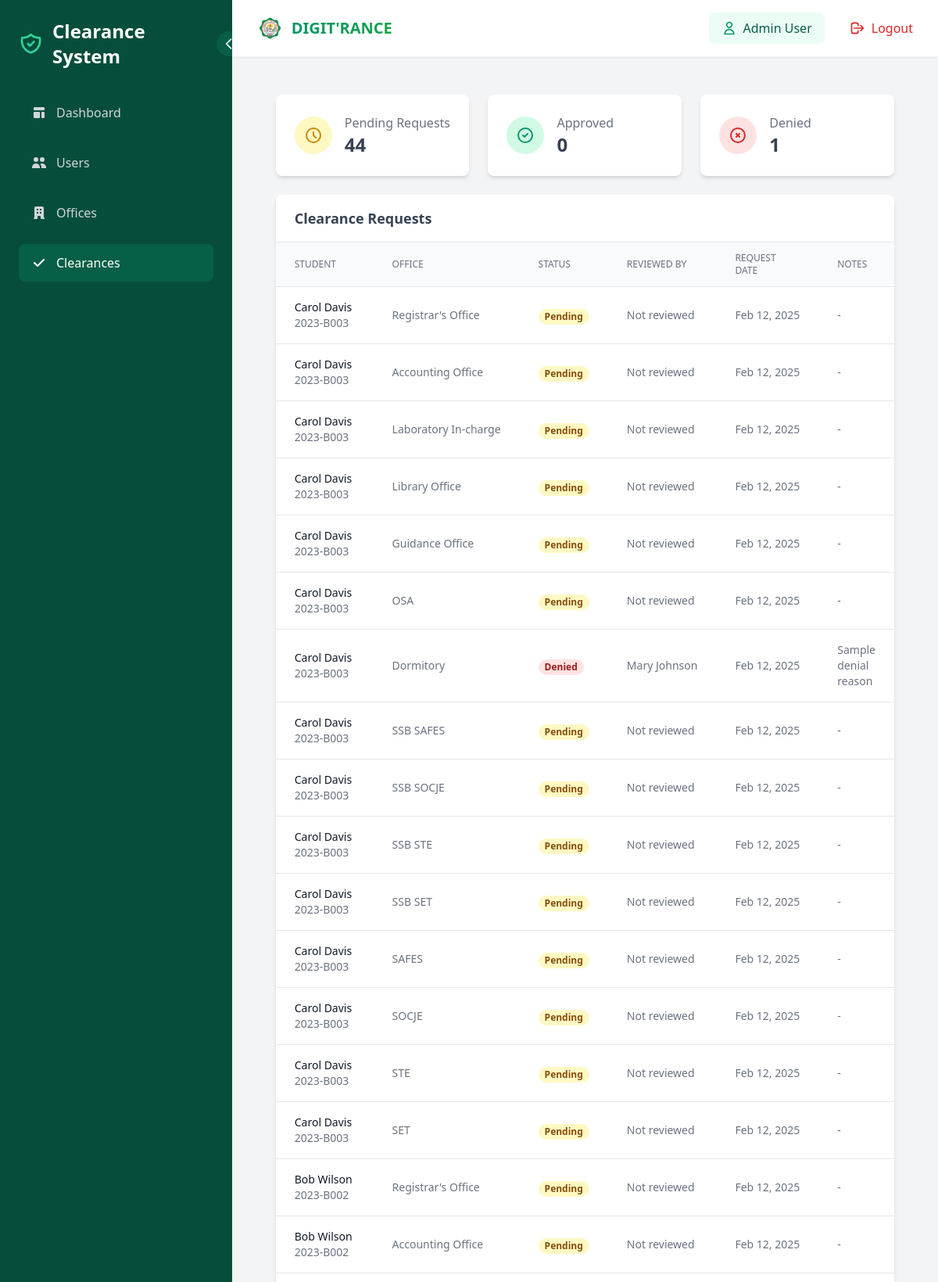
Screenshot of /dashboard/clearances/ (signed in, upper part) with the database file from the repository.
### core/models.py (models this page shows, shortened)
class ClearanceRequest(models.Model):
    student = models.ForeignKey(Student, on_delete=models.CASCADE, related_name='clearance_requests')
    office = models.ForeignKey(Office, on_delete=models.CASCADE, related_name='clearance_requests')
    status_choices = [
        ('pending', 'Pending'),
        ('approved', 'Approved'),
        ('denied', 'Denied'),
    ]
    status = models.CharField(max_length=10, choices=status_choices, default='pending')
    remarks = models.TextField(blank=True, null=True)
    reviewed_by = models.ForeignKey(Staff, on_delete=models.SET_NULL, null=True, blank=True)
    request_date = models.DateTimeField(auto_now_add=True)
    reviewed_date = models.DateTimeField(null=True, blank=True)
    notes = models.TextField(blank=True, null=True, help_text="Reasons for pending or denied clearance.")

class Student(models.Model):
    COURSE_CHOICES = {
        'SET DEAN': [
            ('BSIT', 'Bachelor of Science in Information Technology'),
        ],
        'STE DEAN': [
            ('BPED', 'Bachelor in Physical Education'),
            ('BEED', 'Bachelor in Elementary Education'),
            ('BSED', 'Bachelor of Secondary Education'),
            ('BAELS', 'Bachelor of Arts in English Language Studies'),
            ('BSMATH', 'Bachelor of Science in Mathematics'),
        ],
        'SOCJE DEAN': [
            ('BSCRIM', 'Bachelor of Science in Criminology'),
            ('BSISM', 'Bachelor of Science in Industrial Security Management'),
        ],
        'SAFES DEAN': [
            ('BSA', 'Bachelor of Science in Agriculture'),
            ('BSAES', 'Bachelor of Science in Agricultural Engineering Science'),
            ('BCF', 'Bachelor in Community Forestry'),
        ],
    }
    student_id = models.CharField(max_length=20, unique=True)
    user = models.OneToOneField(User, on_delete=models.CASCADE)
    course = models.CharField(max_length=255)
    year_level = models.IntegerField()
    is_boarder = models.BooleanField(default=False)
    created_at = models.DateTimeField(auto_now_add=True)
    program_chair = models.ForeignKey(ProgramChair, on_delete=models.SET_NULL, null=True, blank=True, related_name="students")
    dormitory_owner = models.ForeignKey(Staff, on_delete=models.SET_NULL, null=True, blank=True, related_name="students_dorm", limit_choices_to={'is_dormitory_owner': True})
    is_approved = models.BooleanField(default=False)
    approval_date = models.DateTimeField(null=True, blank=True)
    approval_admin = models.ForeignKey(User, on_delete=models.SET_NULL, null=True, blank=True, related_name='approved_students')
    @property
    def full_name(self):
            return self.user.get_full_name()

class Office(models.Model):
    OFFICE_TYPES = [
        ('SET', 'SET'),
        ('STE', 'STE'),
        ('SOCJE', 'SOCJE'),
        ('SAFES', 'SAFES'),
        ('SSB SET', 'SSB SET'),
        ('SSB STE', 'SSB STE'),
        ('SSB SOCJE', 'SSB SOCJE'),
        ('SSB SAFES', 'SSB SAFES'),
        ('OTHER', 'OTHER'),
    ]
    name = models.CharField(max_length=255, unique=True)
    office_type = models.CharField(max_length=50, choices=OFFICE_TYPES, default='OTHER')
    description = models.TextField(blank=True, null=True)
    created_at = models.DateTimeField(auto_now_add=True)

class Staff(models.Model):
    user = models.OneToOneField(User, on_delete=models.CASCADE)
    office = models.ForeignKey(Office, on_delete=models.CASCADE, related_name='staff')
    role = models.CharField(max_length=100, blank=True, null=True)
    is_dormitory_owner = models.BooleanField(default=False)  # 🔹 New field for dormitory manager

### core/views.py (the view)
# urls.py: path('dashboard/clearances/', views.admin_clearances, name='admin_clearances'),
@login_required
def admin_clearances(request):
    if not request.user.is_staff:
        messages.error(request, 'You are not authorized to access the admin dashboard.')
        return redirect('login')
    clearance_requests = ClearanceRequest.objects.select_related(
        'student', 'office', 'reviewed_by'
    ).order_by('-request_date')
    pending_count = clearance_requests.filter(status='pending').count()
    approved_count = clearance_requests.filter(status='approved').count()
    denied_count = clearance_requests.filter(status='denied').count()
    clearances = Clearance.objects.select_related('student').all()
    context = {
        'clearance_requests': clearance_requests,
        'clearances': clearances,
        'pending_count': pending_count,
        'approved_count': approved_count,
        'denied_count': denied_count,
    }
    return render(request, 'admin/clearances.html', context)

### templates/admin/clearances.html (shortened to what this page needs)
{% extends 'admin/base_admin.html' %}
{% block admin_content %}
<div class="space-y-6">
	<div class="grid grid-cols-1 md:grid-cols-3 gap-6">
		<div class="bg-white rounded-lg shadow-md p-6">
			<div class="flex items-center">
				<div class="p-3 rounded-full bg-yellow-100">
					<svg class="w-6 h-6 text-yellow-600" fill="none" stroke="currentColor" viewBox="0 0 24 24">
						<path stroke-linecap="round" stroke-linejoin="round" stroke-width="2" d="M12 8v4l3 3m6-3a9 9 0 11-18 0 9 9 0 0118 0z" />
					</svg>
				</div>
				<div class="ml-4">
					<p class="text-gray-500">Pending Requests</p>
					<p class="text-2xl font-semibold text-gray-700">{{ pending_count }}</p>
				</div>
			</div>
		</div>
		<div class="bg-white rounded-lg shadow-md p-6">
			<div class="flex items-center">
				<div class="p-3 rounded-full bg-emerald-100">
					<svg class="w-6 h-6 text-emerald-600" fill="none" stroke="currentColor" viewBox="0 0 24 24">
						<path stroke-linecap="round" stroke-linejoin="round" stroke-width="2" d="M9 12l2 2 4-4m6 2a9 9 0 11-18 0 9 9 0 0118 0z" />
					</svg>
				</div>
				<div class="ml-4">
					<p class="text-gray-500">Approved</p>
					<p class="text-2xl font-semibold text-gray-700">{{ approved_count }}</p>
				</div>
			</div>
		</div>
		<div class="bg-white rounded-lg shadow-md p-6">
			<div class="flex items-center">
				<div class="p-3 rounded-full bg-red-100">
					<svg class="w-6 h-6 text-red-600" fill="none" stroke="currentColor" viewBox="0 0 24 24">
						<path stroke-linecap="round" stroke-linejoin="round" stroke-width="2" d="M10 14l2-2m0 0l2-2m-2 2l-2-2m2 2l2 2m7-2a9 9 0 11-18 0 9 9 0 0118 0z" />
					</svg>
				</div>
				<div class="ml-4">
					<p class="text-gray-500">Denied</p>
					<p class="text-2xl font-semibold text-gray-700">{{ denied_count }}</p>
				</div>
			</div>
		</div>
	</div>
	<div class="bg-white rounded-lg shadow-md overflow-hidden">
		<div class="px-6 py-4 border-b border-gray-200">
			<h2 class="text-lg font-semibold text-gray-700">Clearance Requests</h2>
		</div>
		<div class="overflow-x-auto">
			<table class="min-w-full divide-y divide-gray-200">
				<thead>
					<tr>
						<th class="px-6 py-3 bg-gray-50 text-left text-xs font-medium text-gray-500 uppercase">Student</th>
						<th class="px-6 py-3 bg-gray-50 text-left text-xs font-medium text-gray-500 uppercase">Office</th>
						<th class="px-6 py-3 bg-gray-50 text-left text-xs font-medium text-gray-500 uppercase">Status</th>
						<th class="px-6 py-3 bg-gray-50 text-left text-xs font-medium text-gray-500 uppercase">Reviewed By</th>
						<th class="px-6 py-3 bg-gray-50 text-left text-xs font-medium text-gray-500 uppercase">Request Date</th>
						<th class="px-6 py-3 bg-gray-50 text-left text-xs font-medium text-gray-500 uppercase">Notes</th>
					</tr>
				</thead>
				<tbody class="bg-white divide-y divide-gray-200">
					{% for request in clearance_requests %}
					<tr>
						<td class="px-6 py-4 whitespace-nowrap">
							<div class="text-sm font-medium text-gray-900">{{ request.student.full_name }}</div>
							<div class="text-sm text-gray-500">{{ request.student.student_id }}</div>
						</td>
						<td class="px-6 py-4 whitespace-nowrap text-sm text-gray-500">
							{{ request.office.name }}
						</td>
						<td class="px-6 py-4 whitespace-nowrap">
							<span class="px-2 inline-flex text-xs leading-5 font-semibold rounded-full
								{% if request.status == 'approved' %}bg-emerald-100 text-emerald-800
								{% elif request.status == 'denied' %}bg-red-100 text-red-800
								{% else %}bg-yellow-100 text-yellow-800{% endif %}">
								{{ request.status|title }}
							</span>
						</td>
						<td class="px-6 py-4 whitespace-nowrap text-sm text-gray-500">
							{{ request.reviewed_by.user.get_full_name|default:"Not reviewed" }}
						</td>
						<td class="px-6 py-4 whitespace-nowrap text-sm text-gray-500">
							{{ request.request_date|date:"M d, Y" }}
						</td>
						<td class="px-6 py-4 text-sm text-gray-500">
							{{ request.notes|default:"-" }}
						</td>
					</tr>
					{% endfor %}
				</tbody>
			</table>
		</div>
	</div>
</div>
{% endblock %}

### templates/components/navbar.html (shortened to what this page needs)
{% load static %}
<header class="bg-white shadow-sm p-4 flex justify-between items-center border-b border-gray-100 sticky top-0 z-50">
    <div class="flex items-center">
        <h1 class="text-xl font-bold flex items-center ml-4 text-gray-800">
            <a href="{% url 'home' %}" class="flex items-center group">
                <img src="{% static 'img/permit_logo.png' %}" alt="JHCSC Logo" class="h-8 w-8 mr-3">
                <span class="text-gradient bg-clip-text text-transparent bg-gradient-to-r from-emerald-600 to-green-600 group-hover:from-emerald-700 group-hover:to-green-700 transition-all">
                </span>
            </a>
        </h1>
    </div>
    <div class="flex items-center space-x-4">
        {% if user.is_authenticated %}
            <div class="flex items-center bg-emerald-50 px-4 py-2 rounded-lg">
                <svg class="w-5 h-5 text-emerald-600 mr-2" fill="none" stroke="currentColor" viewBox="0 0 24 24">
                    <path stroke-linecap="round" stroke-linejoin="round" stroke-width="2" d="M16 7a4 4 0 11-8 0 4 4 0 018 0zM12 14a7 7 0 00-7 7h14a7 7 0 00-7-7z"></path>
                </svg>
                <span class="text-emerald-800 font-medium">{{ user.get_full_name }}</span>
            </div>
            <form method="POST" action="{% url 'logout' %}">
                <button type="submit" class="flex items-center px-4 py-2 text-red-600 hover:bg-red-50 rounded-lg transition-all duration-200">
                    <svg class="w-5 h-5 mr-2" fill="none" stroke="currentColor" viewBox="0 0 24 24">
                        <path stroke-linecap="round" stroke-linejoin="round" stroke-width="2" d="M17 16l4-4m0 0l-4-4m4 4H7m6 4v1a3 3 0 01-3 3H6a3 3 0 01-3-3V7a3 3 0 013-3h4a3 3 0 013 3v1"></path>
                    </svg>
                    <span class="font-medium">Logout</span>
                </button>
            </form>
        {% endif %}
    </div>
</header>

### rows the page displays
ClearanceRequest: student.full_name "Carol Davis", student.student_id "2023-B003", office.name "Registrar's Office", status "Pending", reviewed_by.user.get_full_name "Not reviewed", request_date "Feb 12, 2025", notes "-"
ClearanceRequest: student.full_name "Carol Davis", student.student_id "2023-B003", office.name "Accounting Office", status "Pending", reviewed_by.user.get_full_name "Not reviewed", request_date "Feb 12, 2025", notes "-"
ClearanceRequest: student.full_name "Carol Davis", student.student_id "2023-B003", office.name "Laboratory In-charge", status "Pending", reviewed_by.user.get_full_name "Not reviewed", request_date "Feb 12, 2025", notes "-"
ClearanceRequest: student.full_name "Carol Davis", student.student_id "2023-B003", office.name "Library Office", status "Pending", reviewed_by.user.get_full_name "Not reviewed", request_date "Feb 12, 2025", notes "-"
ClearanceRequest: student.full_name "Carol Davis", student.student_id "2023-B003", office.name "Guidance Office", status "Pending", reviewed_by.user.get_full_name "Not reviewed", request_date "Feb 12, 2025", notes "-"
ClearanceRequest: student.full_name "Carol Davis", student.student_id "2023-B003", office.name "OSA", status "Pending", reviewed_by.user.get_full_name "Not reviewed", request_date "Feb 12, 2025", notes "-"
ClearanceRequest: student.full_name "Carol Davis", student.student_id "2023-B003", office.name "Dormitory", status "Denied", reviewed_by.user.get_full_name "Mary Johnson", request_date "Feb 12, 2025", notes "Sample denial reason"
ClearanceRequest: student.full_name "Carol Davis", student.student_id "2023-B003", office.name "SSB SAFES", status "Pending", reviewed_by.user.get_full_name "Not reviewed", request_date "Feb 12, 2025", notes "-"
ClearanceRequest: student.full_name "Carol Davis", student.student_id "2023-B003", office.name "SSB SOCJE", status "Pending", reviewed_by.user.get_full_name "Not reviewed", request_date "Feb 12, 2025", notes "-"
ClearanceRequest: student.full_name "Carol Davis", student.student_id "2023-B003", office.name "SSB STE", status "Pending", reviewed_by.user.get_full_name "Not reviewed", request_date "Feb 12, 2025", notes "-"
ClearanceRequest: student.full_name "Carol Davis", student.student_id "2023-B003", office.name "SSB SET", status "Pending", reviewed_by.user.get_full_name "Not reviewed", request_date "Feb 12, 2025", notes "-"
ClearanceRequest: student.full_name "Carol Davis", student.student_id "2023-B003", office.name "SAFES", status "Pending", reviewed_by.user.get_full_name "Not reviewed", request_date "Feb 12, 2025", notes "-"
ClearanceRequest: student.full_name "Carol Davis", student.student_id "2023-B003", office.name "SOCJE", status "Pending", reviewed_by.user.get_full_name "Not reviewed", request_date "Feb 12, 2025", notes "-"
ClearanceRequest: student.full_name "Carol Davis", student.student_id "2023-B003", office.name "STE", status "Pending", reviewed_by.user.get_full_name "Not reviewed", request_date "Feb 12, 2025", notes "-"
ClearanceRequest: student.full_name "Carol Davis", student.student_id "2023-B003", office.name "SET", status "Pending", reviewed_by.user.get_full_name "Not reviewed", request_date "Feb 12, 2025", notes "-"
ClearanceRequest: student.full_name "Bob Wilson", student.student_id "2023-B002", office.name "Registrar's Office", status "Pending", reviewed_by.user.get_full_name "Not reviewed", request_date "Feb 12, 2025", notes "-"
ClearanceRequest: student.full_name "Bob Wilson", student.student_id "2023-B002", office.name "Accounting Office", status "Pending", reviewed_by.user.get_full_name "Not reviewed", request_date "Feb 12, 2025", notes "-"

### other values shown
{{ user.get_full_name }} "Admin User"
{{ pending_count }} "44"
{{ approved_count }} "0"
{{ denied_count }} "1"
